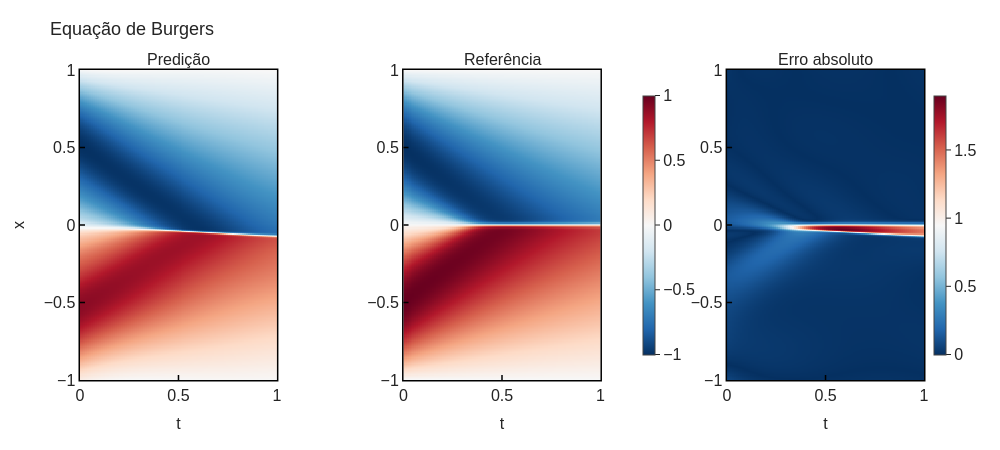

Notebook cell for this chart:
### Code cell
plot_heatmaps(
    results['U_pred'], results['U_ref'],
    results['t'], results['x'],
    title='Equação de Burgers',
    xlabel='t', ylabel='x'
)

### Figure 1 — Plotly figure (JSON) as saved in the notebook; plotly's stock layout.template omitted (floating-point values rounded to 4 significant figures; data arrays with more than 128 entries replaced by an {"elided": "..."} marker saying what was removed)
{"data": [{"colorscale": [[0, "rgb(5,48,97)"], [0.1, "rgb(33,102,172)"], [0.2, "rgb(67,147,195)"], [0.3, "rgb(146,197,222)"], [0.4, "rgb(209,229,240)"], [0.5, "rgb(247,247,247)"], [0.6, "rgb(253,219,199)"], [0.7, "rgb(244,165,130)"], [0.8, "rgb(214,96,77)"], [0.9, "rgb(178,24,43)"], [1, "rgb(103,0,31)"]], "showscale": false, "type": "heatmap", "x": [0.0, 0.0101, 0.0202, 0.0303, 0.0404, 0.05051, 0.06061, 0.07071, 0.08081, 0.09091, 0.101, 0.1111, 0.1212, 0.1313, 0.1414, 0.1515, 0.1616, 0.1717, 0.1818, 0.1919, 0.202, 0.2121, 0.2222, 0.2323, 0.2424, 0.2525, 0.2626, 0.2727, 0.2828, 0.2929, 0.303, 0.3131, 0.3232, 0.3333, 0.3434, 0.3535, 0.3636, 0.3737, 0.3838, 0.3939, 0.404, 0.4141, 0.4242, 0.4343, 0.4444, 0.4545, 0.4646, 0.4747, 0.4848, 0.4949, 0.5051, 0.5152, 0.5253, 0.5354, 0.5455, 0.5556, 0.5657, 0.5758, 0.5859, 0.596, 0.6061, 0.6162, 0.6263, 0.6364, 0.6465, 0.6566, 0.6667, 0.6768, 0.6869, 0.697, 0.7071, 0.7172, 0.7273, 0.7374, 0.7475, 0.7576, 0.7677, 0.7778, 0.7879, 0.798, 0.8081, 0.8182, 0.8283, 0.8384, 0.8485, 0.8586, 0.8687, 0.8788, 0.8889, 0.899, 0.9091, 0.9192, 0.9293, 0.9394, 0.9495, 0.9596, 0.9697, 0.9798, 0.9899, 1.0], "xaxis": "x", "y": {"elided": "256 float values"}, "yaxis": "y", "z": {"elided": "256x100 float values"}, "zmax": 1.0, "zmin": -1.0}, {"colorbar": {"len": 0.9, "thickness": 12, "x": 0.655, "y": 0.5}, "colorscale": [[0, "rgb(5,48,97)"], [0.1, "rgb(33,102,172)"], [0.2, "rgb(67,147,195)"], [0.3, "rgb(146,197,222)"], [0.4, "rgb(209,229,240)"], [0.5, "rgb(247,247,247)"], [0.6, "rgb(253,219,199)"], [0.7, "rgb(244,165,130)"], [0.8, "rgb(214,96,77)"], [0.9, "rgb(178,24,43)"], [1, "rgb(103,0,31)"]], "showscale": true, "type": "heatmap", "x": [0.0, 0.0101, 0.0202, 0.0303, 0.0404, 0.05051, 0.06061, 0.07071, 0.08081, 0.09091, 0.101, 0.1111, 0.1212, 0.1313, 0.1414, 0.1515, 0.1616, 0.1717, 0.1818, 0.1919, 0.202, 0.2121, 0.2222, 0.2323, 0.2424, 0.2525, 0.2626, 0.2727, 0.2828, 0.2929, 0.303, 0.3131, 0.3232, 0.3333, 0.3434, 0.3535, 0.3636, 0.3737, 0.3838, 0.3939, 0.404, 0.4141, 0.4242, 0.4343, 0.4444, 0.4545, 0.4646, 0.4747, 0.4848, 0.4949, 0.5051, 0.5152, 0.5253, 0.5354, 0.5455, 0.5556, 0.5657, 0.5758, 0.5859, 0.596, 0.6061, 0.6162, 0.6263, 0.6364, 0.6465, 0.6566, 0.6667, 0.6768, 0.6869, 0.697, 0.7071, 0.7172, 0.7273, 0.7374, 0.7475, 0.7576, 0.7677, 0.7778, 0.7879, 0.798, 0.8081, 0.8182, 0.8283, 0.8384, 0.8485, 0.8586, 0.8687, 0.8788, 0.8889, 0.899, 0.9091, 0.9192, 0.9293, 0.9394, 0.9495, 0.9596, 0.9697, 0.9798, 0.9899, 1.0], "xaxis": "x2", "y": {"elided": "256 float values"}, "yaxis": "y2", "z": {"elided": "256x100 float values"}, "zmax": 1.0, "zmin": -1.0}, {"colorbar": {"len": 0.9, "thickness": 12, "x": 1, "y": 0.5}, "colorscale": [[0, "rgb(5,48,97)"], [0.1, "rgb(33,102,172)"], [0.2, "rgb(67,147,195)"], [0.3, "rgb(146,197,222)"], [0.4, "rgb(209,229,240)"], [0.5, "rgb(247,247,247)"], [0.6, "rgb(253,219,199)"], [0.7, "rgb(244,165,130)"], [0.8, "rgb(214,96,77)"], [0.9, "rgb(178,24,43)"], [1, "rgb(103,0,31)"]], "showscale": true, "type": "heatmap", "x": [0.0, 0.0101, 0.0202, 0.0303, 0.0404, 0.05051, 0.06061, 0.07071, 0.08081, 0.09091, 0.101, 0.1111, 0.1212, 0.1313, 0.1414, 0.1515, 0.1616, 0.1717, 0.1818, 0.1919, 0.202, 0.2121, 0.2222, 0.2323, 0.2424, 0.2525, 0.2626, 0.2727, 0.2828, 0.2929, 0.303, 0.3131, 0.3232, 0.3333, 0.3434, 0.3535, 0.3636, 0.3737, 0.3838, 0.3939, 0.404, 0.4141, 0.4242, 0.4343, 0.4444, 0.4545, 0.4646, 0.4747, 0.4848, 0.4949, 0.5051, 0.5152, 0.5253, 0.5354, 0.5455, 0.5556, 0.5657, 0.5758, 0.5859, 0.596, 0.6061, 0.6162, 0.6263, 0.6364, 0.6465, 0.6566, 0.6667, 0.6768, 0.6869, 0.697, 0.7071, 0.7172, 0.7273, 0.7374, 0.7475, 0.7576, 0.7677, 0.7778, 0.7879, 0.798, 0.8081, 0.8182, 0.8283, 0.8384, 0.8485, 0.8586, 0.8687, 0.8788, 0.8889, 0.899, 0.9091, 0.9192, 0.9293, 0.9394, 0.9495, 0.9596, 0.9697, 0.9798, 0.9899, 1.0], "xaxis": "x3", "y": {"elided": "256 float values"}, "yaxis": "y3", "z": {"elided": "256x100 float values"}, "zmax": 1.899, "zmin": 0}], "layout": {"annotations": [{"font": {"size": 16}, "showarrow": false, "text": "Predição", "x": 0.1167, "xanchor": "center", "xref": "paper", "y": 1, "yanchor": "bottom", "yref": "paper"}, {"font": {"size": 16}, "showarrow": false, "text": "Referência", "x": 0.5, "xanchor": "center", "xref": "paper", "y": 1, "yanchor": "bottom", "yref": "paper"}, {"font": {"size": 16}, "showarrow": false, "text": "Erro absoluto", "x": 0.8833, "xanchor": "center", "xref": "paper", "y": 1, "yanchor": "bottom", "yref": "paper"}], "font": {"family": "Arial", "size": 16}, "height": 450, "margin": {"b": 70, "l": 80, "r": 60, "t": 70}, "title": {"font": {"size": 18}, "text": "Equação de Burgers"}, "width": 1000, "xaxis": {"anchor": "y", "constrain": "domain", "domain": [0, 0.2333], "linecolor": "black", "linewidth": 1.5, "mirror": true, "range": [0, 1], "showline": true, "tickcolor": "black", "ticklen": 5, "ticks": "inside", "tickwidth": 1.5, "title": {"font": {"size": 16}, "text": "t"}}, "xaxis2": {"anchor": "y2", "constrain": "domain", "domain": [0.3833, 0.6167], "linecolor": "black", "linewidth": 1.5, "mirror": true, "range": [0, 1], "showline": true, "tickcolor": "black", "ticklen": 5, "ticks": "inside", "tickwidth": 1.5, "title": {"font": {"size": 16}, "text": "t"}}, "xaxis3": {"anchor": "y3", "constrain": "domain", "domain": [0.7667, 1], "linecolor": "black", "linewidth": 1.5, "mirror": true, "range": [0, 1], "showline": true, "tickcolor": "black", "ticklen": 5, "ticks": "inside", "tickwidth": 1.5, "title": {"font": {"size": 16}, "text": "t"}}, "yaxis": {"anchor": "x", "constrain": "domain", "domain": [0, 1], "linecolor": "black", "linewidth": 1.5, "mirror": true, "range": [-1, 1], "showline": true, "tickcolor": "black", "ticklen": 5, "ticks": "inside", "tickwidth": 1.5, "title": {"font": {"size": 16}, "text": "x"}}, "yaxis2": {"anchor": "x2", "constrain": "domain", "domain": [0, 1], "linecolor": "black", "linewidth": 1.5, "mirror": true, "range": [-1, 1], "showline": true, "tickcolor": "black", "ticklen": 5, "ticks": "inside", "tickwidth": 1.5, "title": {"font": {"size": 16}, "text": ""}}, "yaxis3": {"anchor": "x3", "constrain": "domain", "domain": [0, 1], "linecolor": "black", "linewidth": 1.5, "mirror": true, "range": [-1, 1], "showline": true, "tickcolor": "black", "ticklen": 5, "ticks": "inside", "tickwidth": 1.5, "title": {"font": {"size": 16}, "text": ""}}}}
